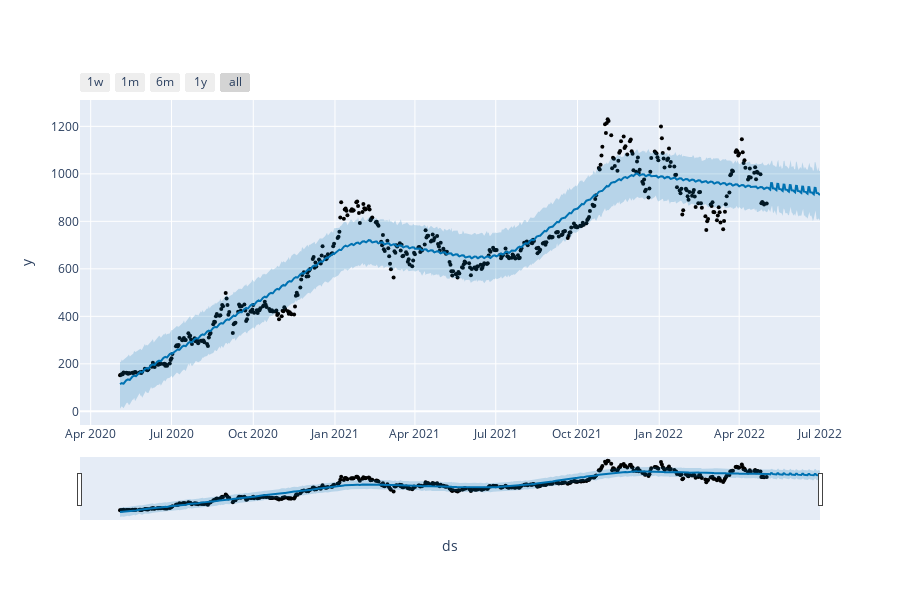

The notebook cell saved with this chart:
### Code cell
plot_plotly(tsla_m, forecast)

### Figure 1 — Plotly figure (JSON) as saved in the notebook; plotly's stock layout.template omitted (floating-point values rounded to 4 significant figures; data arrays with more than 128 entries replaced by an {"elided": "..."} marker saying what was removed)
{"data": [{"marker": {"color": "black", "size": 4}, "mode": "markers", "name": "Actual", "type": "scatter", "x": {"elided": "504 str values"}, "y": {"elided": "504 float values"}}, {"hoverinfo": "skip", "line": {"width": 0}, "mode": "lines", "type": "scatter", "x": {"elided": "564 str values"}, "y": {"elided": "564 float values"}}, {"fill": "tonexty", "fillcolor": "rgba(0, 114, 178, 0.2)", "line": {"color": "#0072B2", "width": 2}, "mode": "lines", "name": "Predicted", "type": "scatter", "x": {"elided": "564 str values"}, "y": {"elided": "564 float values"}}, {"fill": "tonexty", "fillcolor": "rgba(0, 114, 178, 0.2)", "hoverinfo": "skip", "line": {"width": 0}, "mode": "lines", "type": "scatter", "x": {"elided": "564 str values"}, "y": {"elided": "564 float values"}}], "layout": {"height": 600, "showlegend": false, "width": 900, "xaxis": {"rangeselector": {"buttons": [{"count": 7, "label": "1w", "step": "day", "stepmode": "backward"}, {"count": 1, "label": "1m", "step": "month", "stepmode": "backward"}, {"count": 6, "label": "6m", "step": "month", "stepmode": "backward"}, {"count": 1, "label": "1y", "step": "year", "stepmode": "backward"}, {"step": "all"}]}, "rangeslider": {"visible": true}, "title": {"text": "ds"}, "type": "date"}, "yaxis": {"title": {"text": "y"}}}}
